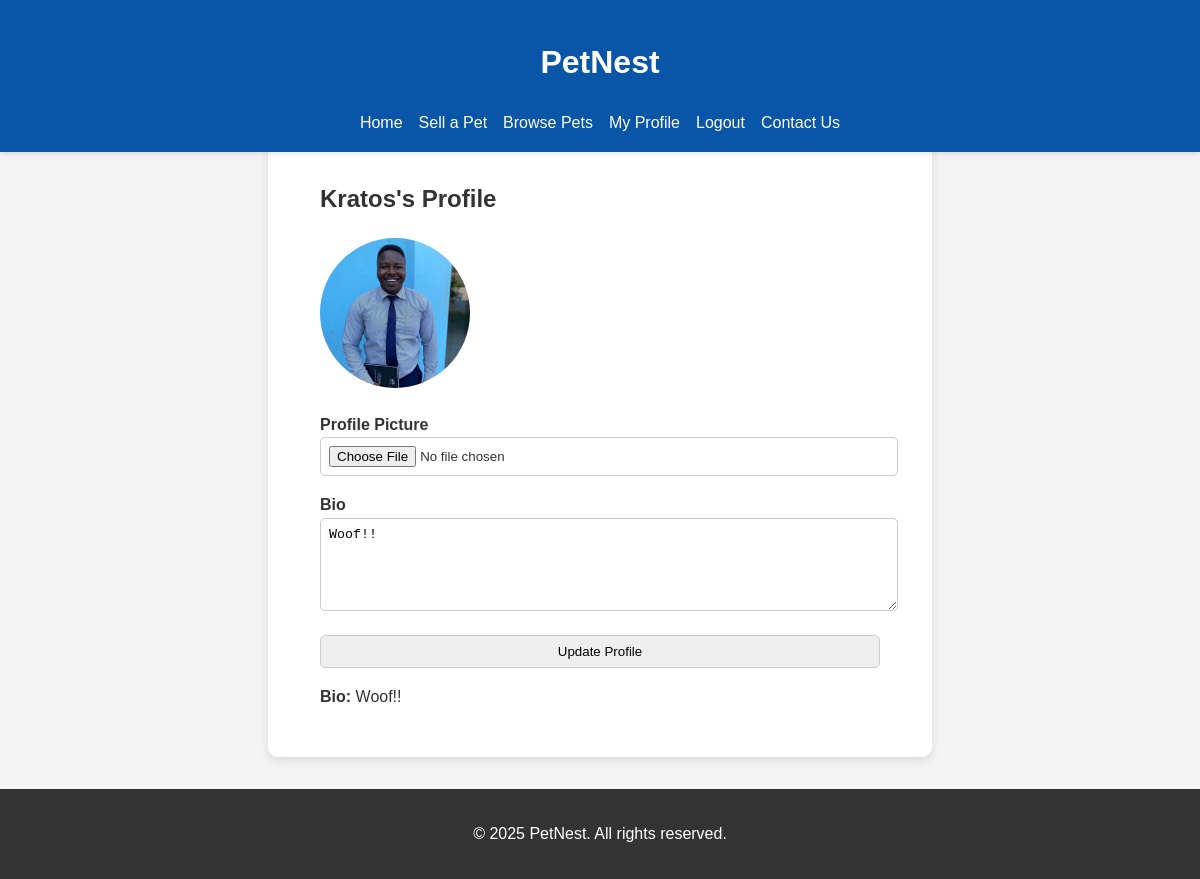
The app's page /profile (signed in) with its own data.
### models.py (models this page shows, shortened)
class User(db.Model, UserMixin):
    id = db.Column(db.Integer, primary_key=True)
    username = db.Column(db.String(50), unique=True, nullable=False)
    email = db.Column(db.String(100), unique=True, nullable=False)
    password = db.Column(db.String(100), nullable=False)
    profile_picture = db.Column(db.String(200))  # Path to the user's profile picture
    bio = db.Column(db.Text)  # User's bio or description

### routes.py (the view, shortened to what this page needs)
@app.route('/profile', methods=['GET', 'POST'])
@login_required  # Ensure only logged-in users can access this page
def profile():
    form = ProfileForm()
    form.bio.data = current_user.bio
    return render_template('profile.html', form=form, user=current_user)

### forms.py (shortened to what this page needs)
class ProfileForm(FlaskForm):
    profile_picture = FileField('Profile Picture')  # For uploading a profile picture
    bio = TextAreaField('Bio', validators=[Length(max=500)])  # User's bio
    submit = SubmitField('Update Profile')

### routes.py (called while the page is built)
@login_manager.user_loader
def load_user(user_id):
    return User.query.get(int(user_id))

### templates/profile.html (shortened to what this page needs)
<!DOCTYPE html>
<html lang="en">
<head>
    <link rel="stylesheet" href="{{ url_for('static', filename='styles.css') }}">
</head>
<body>
    <header class="header">
        <div class="container">
            <h1 class="logo">PetNest</h1>
            <nav class="nav">
                <a href="/" class="nav-link">Home</a>
                {% if current_user.is_authenticated %}
                    <a href="/sell" class="nav-link">Sell a Pet</a>
                    <a href="/browse" class="nav-link">Browse Pets</a>
                    <a href="/profile" class="nav-link">My Profile</a>
                    <a href="/logout" class="nav-link">Logout</a>
                {% else %}
                    <a href="/register" class="nav-link">Register</a>
                    <a href="/login" class="nav-link">Login</a>
                {% endif %}
                <a href="/contact" class="nav-link">Contact Us</a>
            </nav>
        </div>
    </header>
    <section class="profile">
        <div class="container">
            <h2>{{ user.username }}'s Profile</h2>
            {% if user.profile_picture %}
                <img src="{{ user.profile_picture }}" alt="Profile Picture" class="profile-picture">
            {% else %}
                <p>No profile picture uploaded yet.</p>
            {% endif %}
            <form method="POST" enctype="multipart/form-data">
                <div>
                    {{ form.profile_picture.label }}<br>
                    {{ form.profile_picture() }}
                </div>
                <div>
                    {{ form.bio.label }}<br>
                    {{ form.bio(cols=50, rows=5) }}
                </div>
                <div>
                    {{ form.submit() }}
                </div>
            </form>
            {% if user.bio %}
                <p><strong>Bio:</strong> {{ user.bio }}</p>
            {% else %}
                <p>No bio added yet.</p>
            {% endif %}
        </div>
    </section>
    <footer class="footer">
        <div class="container">
            <p>&copy; 2025 PetNest. All rights reserved.</p>
        </div>
    </footer>
</body>
</html>

### static/styles.css (style rules this page uses)
section { margin-top: 2rem; padding: 2rem; background-color: white; border-radius: 10px; box-shadow: 0 4px 10px rgba(0, 0, 0, 0.1); max-width: 600px; margin: 0 auto; }
form div { margin-bottom: 1rem; }
form label { font-weight: bold; }
form input, form textarea { width: 100%; padding: 0.5rem; border: 1px solid #ccc; border-radius: 5px; }
body { font-family: Arial, sans-serif; line-height: 1.6; color: #333; background-color: #f4f4f4; margin: 0; padding-top: 6rem; }
.header { background-color: #0955a7; color: white; padding: 1rem 0; text-align: center; position: fixed; top: 0; width: 100%; z-index: 1000; box-shadow: 0 2px 5px rgba(0, 0, 0, 0.1); }
.container { max-width: 1200px; margin: 0 auto; padding: 0 20px; }
.nav { display: flex; justify-content: center; gap: 1rem; margin-top: 1rem; }
.nav-link { color: white; text-decoration: none; font-size: 1rem; transition: color 0.3s ease; }
.profile { background-color: white; padding: 2rem; margin: 2rem auto; max-width: 600px; border-radius: 10px; box-shadow: 0 4px 10px rgba(0, 0, 0, 0.1); }
.profile-picture { width: 150px; height: 150px; border-radius: 50%; object-fit: cover; margin-bottom: 1rem; }
.footer { background-color: #333; color: white; text-align: center; padding: 1rem 0; margin-top: 2rem; }
section { margin-bottom: 2rem; }

### records on screen
User: username "Kratos", profile_picture (picture), bio "Woof!!"
